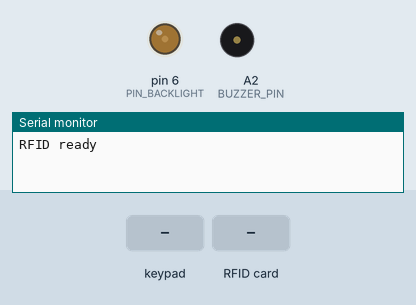
Simulated run of this sketch. Board: Arduino Uno, built with avr-gcc and run on an emulated ATmega328P. On the bench: output pins drawn as LEDs (lit = HIGH), buzzer (waves = sounding), the last lines printed to the serial monitor. The test bench sets the inputs (shaded band). Pins used as bus, display or sensor lines are not drawn.

Above: at 1.2 s.
1.3 s: key 'F' pressed
At 2.5 s:
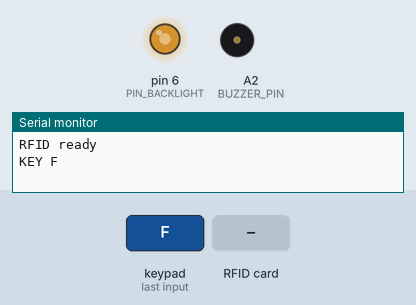
3.1 s: keypad keys 7 8 1 4 1 5 1 7 pressed 0.4 s apart
7.8 s: key 'F' pressed
At 8.5 s:
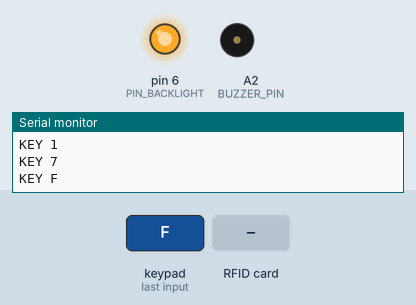
9.6 s: RFID card 5E 7A 19 C4 held to the reader
At 10.3 s:
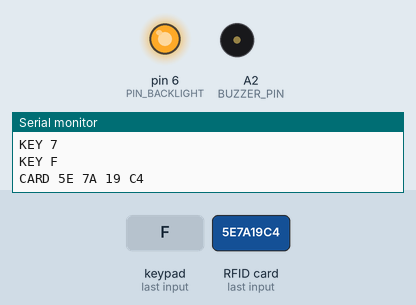
11.1 s: keypad keys 7 8 1 4 1 5 1 7 # pressed 0.4 s apart
16.2 s: key 'L' pressed
Timing chart, 0 to 18.7 s (numbered marks = the images above; inputs shaded):
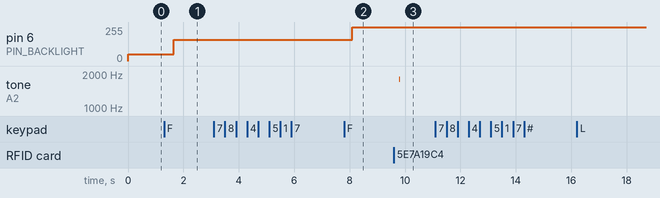

Measured:
- after the input at 1.3 s, pin 6 (PIN_BACKLIGHT): 50/255 → 159/255 after 0.35 s
- after the input at 7.8 s, pin 6 (PIN_BACKLIGHT): 159/255 → 254/255 after 0.29 s
- after the input at 9.6 s, tone on A2 (BUZZER_PIN): silent → 1800 Hz after 0.20 s, → silent 0.02 s later

The sketch:

RFID.ino
```cpp
#include <SPI.h>
#include <MFRC522.h>
#include <Keypad.h>
#include <avr/wdt.h>
#include "beep.h"

#define SS_PIN 10
#define RST_PIN 9
#define PIN_BACKLIGHT 6

MFRC522 mfrc522(SS_PIN, RST_PIN);

// Клавиатура 4x5
const byte ROWS = 5, COLS = 4;
char keys[ROWS][COLS] = {
  { 'L', '0', 'R', 'N' },
  { '7', '8', '9', 'E' },
  { '4', '5', '6', 'D' },
  { '1', '2', '3', 'U' },
  { 'F', 'H', '#', '*' }
};

byte rowPins[ROWS] = { 7, 8, 14, 15, 17 };
byte colPins[COLS] = { 2, 3, 4, 5 };

Keypad keypad = Keypad(makeKeymap(keys), rowPins, colPins, ROWS, COLS);
String lastUID = "";
bool cardPresent = false;

// подсветка
byte levels[] = { 0, 20, 50, 160, 255 };
int levelIndex = 2;
unsigned long lastKeyTime = 0;
const unsigned long AUTO_OFF_MS = 2UL * 60UL * 1000UL;
bool autoDimmed = false;
byte currentPWM = 0;

void fadeTo(byte target) {
  if (target == currentPWM) return;
  int step = (target > currentPWM) ? 1 : -1;
  for (int v = currentPWM; v != target; v += step) {
    analogWrite(PIN_BACKLIGHT, v);
    delay(3);
  }
  currentPWM = target;
}

void onF1Pressed() {
  levelIndex++;
  if (levelIndex > 4) levelIndex = 0;
  fadeTo(levels[levelIndex]);
}

// ========== УПРОЩЁННЫЙ СБРОС СКАНЕРА ==========
void forceResetRFID() {
  Serial.println("Force reset RFID...");

  // 1. Аппаратный сброс через пин RST
  pinMode(RST_PIN, OUTPUT);
  digitalWrite(RST_PIN, LOW);
  delay(200);

  // 2. Перезапуск SPI
  SPI.end();
  delay(100);

  // 3. Включаем обратно
  digitalWrite(RST_PIN, HIGH);
  delay(200);

  // 4. Заново инициализируем
  SPI.begin();
  SPI.setClockDivider(SPI_CLOCK_DIV8);
  mfrc522.PCD_Init();
  delay(100);
  mfrc522.PCD_AntennaOn();

  // 5. Сбрасываем флаги
  cardPresent = false;
  lastUID = "";

  Serial.println("RFID reset done");
}

// ========== ПРОВЕРКА РАБОТОСПОСОБНОСТИ ==========
bool isRFIDAlive() {
  byte version = mfrc522.PCD_ReadRegister(mfrc522.VersionReg);
  return (version == 0x92 || version == 0x91 || version == 0x93);
}

// ========== ЧТЕНИЕ КАРТЫ С ТАЙМАУТОМ ==========
bool readCard() {
  unsigned long start = millis();

  // Ждём появления карты (макс 300 мс)
  while (!mfrc522.PICC_IsNewCardPresent()) {
    if (millis() - start > 300) return false;
    delay(1);
    wdt_reset();
  }

  // Читаем карту (макс 300 мс)
  start = millis();
  while (!mfrc522.PICC_ReadCardSerial()) {
    if (millis() - start > 300) return false;
    delay(1);
    wdt_reset();
  }
  return true;
}

// ========== SETUP ==========
void setup() {
  Serial.begin(19200);
  wdt_enable(WDTO_2S);

  pinMode(BUZZER_PIN, OUTPUT);
  digitalWrite(BUZZER_PIN, LOW);

  pinMode(PIN_BACKLIGHT, OUTPUT);
  currentPWM = levels[levelIndex];
  analogWrite(PIN_BACKLIGHT, currentPWM);
  lastKeyTime = millis();

  SPI.begin();
  SPI.setClockDivider(SPI_CLOCK_DIV8);
  mfrc522.PCD_Init();

  Serial.println("RFID ready");
}

// ========== LOOP ==========
void loop() {
  wdt_reset();

  // --- КЛАВИАТУРА (обрабатываем всегда) ---
  char key = keypad.getKey();
  if (key) {
    if (autoDimmed) {
      fadeTo(levels[levelIndex]);
      autoDimmed = false;
    }
    lastKeyTime = millis();

    if (key >= '0' && key <= '9') beepDigit(key);
    else if (key == 'L' || key == 'R' || key == 'U' || key == 'D') beepArrow();
    else if (key == 'N') beepEnter();
    else if (key == 'E') beepEsc();
    else if (key == 'D') beepDelete();
    else if (key == 'F') {
      onF1Pressed();
      beepService(key);
    } else beepService(key);

    Serial.print("KEY ");
    Serial.println(key);
  }

  // --- ПОДСВЕТКА ---
  if (millis() - lastKeyTime > AUTO_OFF_MS) {
    fadeTo(0);
    autoDimmed = true;
  }

   // --- СКАНЕР КАРТ (быстрое чтение) ---
// Проверяем наличие карты без длительного ожидания
if (mfrc522.PICC_IsNewCardPresent()) {
  delay(10);  // Короткая задержка для стабильности

  if (mfrc522.PICC_ReadCardSerial()) {
    // Формируем UID
    String uid = "";
    for (byte i = 0; i < mfrc522.uid.size; i++) {
      uid += String(mfrc522.uid.uidByte[i], HEX);
      if (i < mfrc522.uid.size - 1) uid += " ";
    }
    uid.toUpperCase();

    if (!cardPresent || uid != lastUID) {
      beepCard();
      Serial.print("CARD ");
      Serial.println(uid);

      if (autoDimmed) {
        fadeTo(levels[levelIndex]);
        autoDimmed = false;
      }
      lastKeyTime = millis();

      lastUID = uid;
      cardPresent = true;
    }

    mfrc522.PICC_HaltA();
    mfrc522.PCD_StopCrypto1();
  }
} else {
  if (cardPresent) {
    cardPresent = false;
    lastUID = "";
  }
}

// Проверка здоровья сканера (раз в 10 секунд, не мешает чтению)
static unsigned long lastHealthCheck = 0;
if (millis() - lastHealthCheck > 10000) {
  lastHealthCheck = millis();
  if (!isRFIDAlive()) {
    Serial.println("RFID dead, resetting...");
    forceResetRFID();
  }
}
}
```

beep.cpp
```cpp
#include "beep.h"

const int Md = 6;
const int Ld = 15;
const int Sd = 20;

void beepTone(int freq, int dur) {
  tone(BUZZER_PIN, freq, dur);
}

void beepDigit(char k) {
  int base = 900;
  if (k == '0') beepTone(1400, Md);
  else beepTone(base + (k - '1') * 50, Md);
}

void beepArrow() {
  beepTone(3250, Md);
}

void beepEnter() {
  beepTone(1800, Md);
}

void beepEsc() {
  beepTone(600, Md);
}

void beepDelete() {
  beepTone(500, Md);
}

void beepService(char k) {
  if (k == '#') beepTone(1200, Md);
  else if (k == '*') beepTone(800, Md);
  else if (k == 'F' || k == 'H') beepTone(600, Md);
}

void beepCard() {
  beepTone(1200, Md);
  delay(80);
  beepTone(1500, Md);
  delay(80);
  beepTone(1800, Ld);
}
```

beep.h
```cpp
#pragma once

#include <Arduino.h>

#define BUZZER_PIN A2

extern const int Md;
extern const int Ld;
extern const int Sd;

void beepTone(int freq, int dur);
void beepDigit(char k);
void beepArrow();
void beepEnter();
void beepEsc();
void beepDelete();
void beepService(char k);
void beepCard();
```
